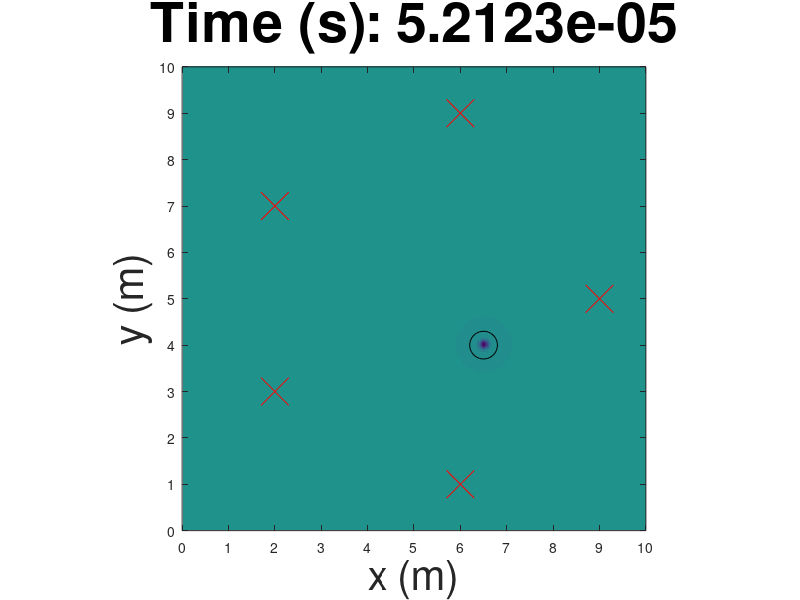

MATLAB code to generate this figure: (Note: this script raises an error after producing the figure.)
%program finite_difference_calculation_2D_with_screen_v1_scaled.m
%first edition 29112017
%addition of absorbing boundary layers (PML) Lei 19-01-2018
%screen 14012018
clear all
%close all

ax=100;
ay=100;

%%%%%%%%%%%%%%%%%%%%%%%%%%%%
%USER DEFINITIONS
%%%%%%%%%%%%%%%%%%%%%%%%%%%%
c0=340;
rho0=1.3;
factor=4;
xmax=10;
ymax=10;
nx=ax*factor;
ny=ay*factor;

%xsource=1;
%ysource=4.5;
sources=[ 6.5,4];

source_width_x=0.1;
source_width_y=0.1;
ywallbottom=0;

%ywalltop=1.5;
ywalltop=0.01;

xwall=5;
imovie=2;
ipauze=100;
nt=800;


T1=300;
stappen=0;

rij_sum=zeros(nx,ny,nt);
sumsum=zeros(nx,ny);


%yymin=-0.05;
%yymax=0.08;

yymin=-0.15;
yymax=0.15;

schaal_v=[0 1.5];
schaal_p=[-0.3 0.3];

%---FIGUUR---
%mics=[ 5,1,
 %      5,2,
  %     5,3,
   %    5,4];
%------------

%aantal_mics=5;
%mics=round(8*rand(aantal_mics,2)+1);

%mics=[ 9.0,6.5,
 %      .5,8.5,
  %     4.5,1.5,
   %    7.5,2.5,
    %   2.5,5.0,
     %  1.0,1.0,
      % 6.0,4.0];
      
      
%%%Microfoons op cirkel
aantal=5;
radius = 4;
xCenter = 5;
yCenter = 5;
angles = linspace(0, 2*pi, aantal+1);
mics=zeros(aantal,2);
for i=1:aantal
    mics(i,1)=round(radius * cos(angles(i)) + xCenter);
    mics(i,2)=round(radius * sin(angles(i)) + yCenter);
end    
    
      
      
mic=zeros(nt,size(mics,1));

%%%%%%%%%%%%%%%%%%%%%%%%%%%%
%%%%%%%%%%%%%%%%%%%%%%%%%%%%
%%%%%%%%%%%%%%%%%%%%%%%%%%%%



vx=zeros(nx,ny);
vy=zeros(nx,ny);

x=linspace(0,xmax,nx)';
y=linspace(0,ymax,ny)';
xmat=x*ones(1,ny);
ymat=ones(nx,1)*y';

p=zeros(nx,ny);
%p=exp(-((xmat-xsource)/source_width_x).^2-((ymat-ysource)/source_width_x).^2);
%p=zeros(nx,ny);
%p_back=zeros(nx,ny);
%for i=1:size(sources,1),
 %   p=p+exp(-((xmat-sources(i,1))/0.1).^2-((ymat-sources(i,2))/0.1).^2);
%end

dx=x(2)-x(1);
dy=y(2)-y(1);

c=ones(nx,ny)*c0;

rho=ones(nx,ny)*rho0;

%rho(:,150:200)=0.1;

rhox=0.5*p./(c.^2);
rhoy=0.5*p./(c.^2);


dt=0.5*sqrt(dx^2+dy^2)/max(max(c));


%%%%%%%%%%%%%%%%%%%%%%%%%%%%%%%%%%%%%%%%%%%%%%%%%%%%%%%%%%%%%%%%%%%%%%%%%%%%%%%%%%
%%%%%%%%%%%%%%%%%%%%%%%%%%%%%%%%%%%%%%%%%%%%%%%%%%%%%%%%%%%%%%%%%%%%%%%%%%%%%%%%%%
%% PML
%%%%%%%%%%%%%%%%%%%%%%%%%%%%%%%%%%%%%%%%%%%%%%%%%%%%%%%%%%%%%%%%%%%%%%%%%%%%%%%%%%
%%%%%%%%%%%%%%%%%%%%%%%%%%%%%%%%%%%%%%%%%%%%%%%%%%%%%%%%%%%%%%%%%%%%%%%%%%%%%%%%%%

pml_x=ones(nx,1);
pml_y=ones(1,ny);

pml_size=20;  %%in number of pixels
decay_factor=4;

pml_index=1:pml_size;

%%%%%%%%%%%%%%%%%%%%%%%%%%%%%%%%%%%%%%%%%%%%%%%%%%%%%%%%%%%%%%%%%%%%%%%%%%%%%%%%
pml_x_up=decay_factor*(max(c(:))/dx)*((pml_index-pml_size-1)./(0-pml_size)).^4;
pml_x_down=decay_factor*(max(c(:))/dx)*(pml_index./pml_size).^4;

pml_x_up=exp(-pml_x_up*dt/2);
pml_x_down=exp(-pml_x_down*dt/2);


pml_y_left=decay_factor*(max(c(:))/dy)*((pml_index-pml_size-1)./(0-pml_size)).^4;
pml_y_right=decay_factor*(max(c(:))/dy)*(pml_index./pml_size).^4;

pml_y_left=exp(-pml_y_left*dt/2);
pml_y_right=exp(-pml_y_right*dt/2);

%%%%%%%%%%%%%%%%%%%%%%%%%%%%%%%%%%%%%%%%%%%%%%%%%%%%%%%%%%%%%%%%%%%%%%%%%%%%%%%%%


%%%%%%%%%%%%%%%%%%%%%%%%%%%%%%%%%%%%%%%%%%%%%%%%%%%%%%%%%%%%%%%%%%%%%%%%%%%%%%%%%
pml_x(1:pml_size,1)=pml_x_up;
pml_x(end-pml_size+1:end,1)=pml_x_down;
pml_y(1,1:pml_size)=pml_y_left;
pml_y(1,end-pml_size+1:end)=pml_y_right;
%%%%%%%%%%%%%%%%%%%%%%%%%%%%%%%%%%%%%%%%%%%%%%%%%%%%%%%%%%%%%%%%%%%%%%%%%%%%%%%%%


%%%%%%%%%%%%%%%%%%%%%%%%%%%%%%%%%%%%%%%%%%%%%%%%%%%%%%%%%%%%%%%%%%%%%%%%%%%%%%%%%%
decay_matrix_x=pml_x*ones(1,ny);
decay_matrix_y=ones(nx,1)*pml_y;
%%%%%%%%%%%%%%%%%%%%%%%%%%%%%%%%%%%%%%%%%%%%%%%%%%%%%%%%%%%%%%%%%%%%%%%%%%%%%%%%%%



 

%%%%%%%%%%%%%%%%%%%%%%%%%%%%%%%%%%%%%%%%%%%%%%%%%%%%%%%%%%%%%%%%%%%%%%%%%%%%%%%%%%
%%%%%%%%%%%%%%%%%%%%%%%%%%%%%%%%%%%%%%%%%%%%%%%%%%%%%%%%%%%%%%%%%%%%%%%%%%%%%%%%%%

%staggered grid



T=(1:nt)';
image_counter=0;
AA=clock;AAA=['y',int2str(AA(1)),'m',int2str(AA(2)),'d',int2str(AA(3)),'_',int2str(AA(4)),'h',int2str(AA(5))];



noice=randn(nt,size(sources,1));
for ii=1:nt
 voldx=vx;
 voldy=vy;
 
 p0=zeros(nx,ny);
 %%%Tijdsafhankelijke ingang%%%
 %if mod(ii,10)==1
 for i=1:size(sources,1)
     p0=p0+noice(ii,i)*exp(-((xmat-sources(i,2))/source_width_x).^2-((ymat-sources(i,1))/source_width_y).^2);
 end
 %end
 
 %pold=p+p0;
 %pold=p;
 
 rhoxold=rhox+0.5*p0./(c.^2);
 rhoyold=rhoy+0.5*p0./(c.^2);
 
 %rhoxold=rhox;
 %rhoyold=rhoy;
 
 


 %%%%%%%%%%%%%%%%%%%%%%%%%%%%%%%%%%%
 vx=decay_matrix_x.*(decay_matrix_x.*voldx-1./rho.*(circshift(p,[1,0])-circshift(p,[0,0]))/(dx)*dt);
 vy=decay_matrix_y.*(decay_matrix_y.*voldy-1./rho.*(circshift(p,[0 1])-circshift(p,[0 0]))/(dy)*dt);

 vx(1,:)=0;
 vx(end,:)=0;
 vy(:,1)=0;
 vy(:,end)=0;
 %IYbottom=find(y>=ywallbottom);
 %IYtop=find(y>=ywalltop);
 %IXW=find(x>=xwall);
 %vy(IYbottom(1):IYtop(1),IXW(1))=0;
 
 %%%%%%%%%%%%%%%%%%%%%%%%%%%%%%%%%%%%%
 
 %%%%%%%%%%%%%%%%%%%%%%%%%%%%%%%%%%%%%
 rhox=decay_matrix_x.*(decay_matrix_x.*rhoxold-rho.*(circshift(vx,[0,0])-circshift(vx,[-1,0]))/(dx)*dt);
 rhoy=decay_matrix_y.*(decay_matrix_y.*rhoyold-rho.*(circshift(vy,[0,0])-circshift(vy,[0,-1]))/(dy)*dt);
 %%%%%%%%%%%%%%%%%%%%%%%%%%%%%%%%%%%%%
 
 %%%%%%%%
 p=c.^2.*(rhox+rhoy);
 %%%%%%%%
 
 
for m=1:size(mics,1)      
    mic(ii,m)=p(round((nx/xmax)*mics(m,2)),round((ny/ymax)*mics(m,1)));
end
    
    

 tijd=ii*dt;
  
 if mod(ii,ipauze)==1
   

   figure(4);
   imagesc(p,schaal_p);
   title({['Time (s): ',num2str(tijd)]},'FontSize',40);
   xlabel('x (m)','FontSize',30)
   ylabel('y (m)','FontSize',30)
   
   zoom on
   xlim([0 nx]);
   ylim([0 ny]);
   set(gca,'Ydir','normal');
   hold on
   %h3=plot([IXW(1),IXW(1)],[IYbottom(1),IYtop(1)],'r');
   %set(h3,'LineWidth',3);
   %hold on
   plot((nx/xmax)*sources(:,1),(ny/ymax)*sources(:,2),'ko','MarkerSize', 20)
   hold on
   plot((nx/xmax)*mics(:,1),(ny/ymax)*mics(:,2),'rx','MarkerSize', 20)
   hold off
   axis equal
   axis on
   %set(cga,'XTickLabel',{0,1,2,3,4,5,6,7,8,9,10});
   xticks([linspace(0,nx,11)])
   xticklabels({'0','1','2','3','4','5','6','7','8','9','10'})
   yticks([linspace(0,nx,11)])
   yticklabels({'0','1','2','3','4','5','6','7','8','9','10'})
   ax = gca;
   ax.FontSize = 30; 
   a = colorbar;
   ylabel(a,"p' (Pa)",'FontSize',30,'Rotation',270);
   a.Label.Position(1) = 6;
   %pause(0.3);
   %pause
   
   if imovie==2,
     hh=figure(4);
     %set(hh,'position',[100 50 1400 700]);
     image_counter=image_counter+1;
     fprintf('storing image %i\n',image_counter);
     G=getframe(hh);
     %FF(image_counter)=G;
     [imind,cm] = rgb2ind(frame2im(G),256);
     if image_counter==1, 
       imwrite(imind,cm,['simulation-diffraction-screen_',AAA,'.gif'],'gif', 'Loopcount',inf); 
       else 
       imwrite(imind,cm,['simulation-diffraction-screen_',AAA,'.gif'],'gif','WriteMode','append'); 
       end;%end if image_counter==1
     %pause(0.5);
     end;%end if imovie==1,
   


   
  end;%end if mod
 end;%end for ii
 
 
 
 sum=zeros(nx,ny,nt);
 for m=1:size(mics,1)
        for i=1:nx
            for j=1:ny
                d_m=(sqrt(((nx/xmax)*(mics(m,2))-i)^2 + (((ny/ymax)*mics(m,1))-j)^2));
                verschoven=circshift(mic(:,m),nt-round(d_m/(c0*(nx/xmax)*dt))).*sqrt(d_m);
                for ii=1:nt
                    sum(i,j,ii)=sum(i,j,ii)+verschoven(ii);
                end
            end
        end
 end
  
image_counter1=0;
AA1=clock;AAA1=['y',int2str(AA(1)),'m',int2str(AA(2)),'d',int2str(AA(3)),'_',int2str(AA(4)),'h',int2str(AA(5))];

 
 for ii=1:nt

    tijd=ii*dt;
      maximum = max(max(sum(:,:,ii)));
      [x,y]=find(sum(:,:,ii)==maximum);

    if mod(ii,ipauze)==1 || ii == nt
        figure(5);
   imagesc(sum(:,:,ii),[-10,10]);
   title({['Time (s): ',num2str(tijd)]},'FontSize',40);
   xlabel('x (m)','FontSize',30)
   ylabel('y (m)','FontSize',30)
   
   zoom on
   xlim([0 nx]);
   ylim([0 ny]);
   set(gca,'Ydir','normal');
   hold on
   %h3=plot([IXW(1),IXW(1)],[IYbottom(1),IYtop(1)],'r');
   %set(h3,'LineWidth',3);
   %hold on
   plot((nx/xmax)*sources(:,1),(ny/ymax)*sources(:,2),'ko','MarkerSize', 20)
   hold on
   plot((nx/xmax)*mics(:,1),(ny/ymax)*mics(:,2),'rx','MarkerSize', 20)
   %if ii == nt
    hold on
    plot(y,x,'kx','MarkerSize', 30)
   %end
   hold off
   axis equal
   axis on
   %set(cga,'XTickLabel',{0,1,2,3,4,5,6,7,8,9,10});
   xticks([linspace(0,nx,11)])
   xticklabels({'0','1','2','3','4','5','6','7','8','9','10'})
   yticks([linspace(0,nx,11)])
   yticklabels({'0','1','2','3','4','5','6','7','8','9','10'})
   ax = gca;
   ax.FontSize = 30; 
   a = colorbar;
   ylabel(a,"p' (Pa)",'FontSize',30,'Rotation',270);
   a.Label.Position(1) = 6;
   %pause(0.3);
   %pause
   
    if imovie==2,
     hh1=figure(5);
     %set(hh,'position',[100 50 1400 700]);
     image_counter1=image_counter1+1;
     fprintf('storing image %i\n',image_counter1);
     G=getframe(hh1);
     %FF(image_counter)=G;
     [imind,cm] = rgb2ind(frame2im(G),256);
     if image_counter1==1, 
       imwrite(imind,cm,['sum_',AAA1,'.gif'],'gif', 'Loopcount',inf); 
       else 
       imwrite(imind,cm,['sum_',AAA1,'.gif'],'gif','WriteMode','append'); 
       end;%end if image_counter==1
     %pause(0.5);
     end;%end if imovie==1,
   
    end;%end if mod
    
    
end
 
 
 gemiddelde=zeros(nx,ny);
 for i=1:nx
     for j=1:ny
         for ii=1:nt
            gemiddelde(i,j)=gemiddelde(i,j)+sum(i,j,ii)^2;
         end
     end
 end
 
  maximum = max(max(gemiddelde));
 [x,y]=find(gemiddelde==maximum);
 
 
 figure(1)
   imagesc(gemiddelde);
   title({'Sum of squares'},'FontSize',40);
   xlabel('x (m)','FontSize',30)
   ylabel('y (m)','FontSize',30)
   
   zoom on
   xlim([0 nx]);
   ylim([0 ny]);
   set(gca,'Ydir','normal');
   hold on
   %h3=plot([IXW(1),IXW(1)],[IYbottom(1),IYtop(1)],'r');
   %set(h3,'LineWidth',3);
   %hold on
   plot((nx/xmax)*sources(:,1),(ny/ymax)*sources(:,2),'ko','MarkerSize', 20)
   hold on
   plot((nx/xmax)*mics(:,1),(ny/ymax)*mics(:,2),'rx','MarkerSize', 20)
   %if ii == nt
    hold on
    plot(y,x,'kx','MarkerSize', 30)
   %end
   hold off
   axis equal
   axis on
   %set(cga,'XTickLabel',{0,1,2,3,4,5,6,7,8,9,10});
   xticks([linspace(0,nx,11)])
   xticklabels({'0','1','2','3','4','5','6','7','8','9','10'})
   yticks([linspace(0,nx,11)])
   yticklabels({'0','1','2','3','4','5','6','7','8','9','10'})
   ax = gca;
   ax.FontSize = 30; 
   a = colorbar;
   ylabel(a,"p' (Pa)",'FontSize',30,'Rotation',270);
   a.Label.Position(1) = 6.5;
   %pause(0.3);
   %pause
   
   
     hh1=figure(1);
     %set(hh,'position',[100 50 1400 700]);
     image_counter1=1;
     fprintf('storing image %i\n',image_counter1);
     G=getframe(hh1);
     %FF(image_counter)=G;
     [imind,cm] = rgb2ind(frame2im(G),256);
     if image_counter1==1, 
       imwrite(imind,cm,['su',AAA1,'.gif'],'gif', 'Loopcount',inf); 
       else 
       imwrite(imind,cm,['su',AAA1,'.gif'],'gif','WriteMode','append'); 
       end;%end if image_counter==1
     %pause(0.5);